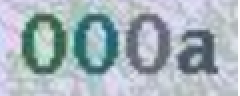
#> input picture end2end_model/imageProcess/000a.png, 120 x 48 px (shown 2 times larger)
$ python toGrayscale.py
#> lines starting #> are read from the running program, lines starting #| are printed output that depends on the picture
import cv2

IMAGE_HEIGHT = 60
IMAGE_WIDTH  = 160

def get_grayscale_image(image_path):

#> called with image_path = './000a.png'
    img = cv2.imread(image_path, cv2.IMREAD_GRAYSCALE)
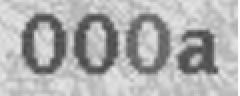
#> img: shape (48, 120) (shown 2 times larger); min 69, max 252, mean 174.8
    img = cv2.resize(img, (IMAGE_WIDTH, IMAGE_HEIGHT), )
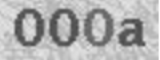
#> img: shape (60, 160); min 73, max 252, mean 174.7
    img = img / 255

    return img

if __name__ == '__main__':

    image_path = './000a.png'
    image = get_grayscale_image(image_path)

    print(image)
#> (printed output is left out)
    cv2.imshow("gray_img", image)  # 可视化
    cv2.waitKey(0)
